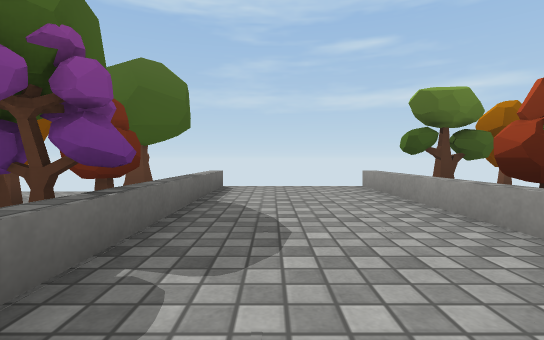
View 1 (above)

14 first-person views from a walk through a Unity game level. The camera is 0.64 m above the floor, tilts 2° down and sees 85° across. The floor is counted in squares, 1 m on a side. Each view is taken from the middle of a square. On the plan, view 1 faces up. The plan holds only what a view shows up to about 9 squares ahead; the rest is blank. The place goes on beyond the plan. Some surface patterns are stand-ins.

View 2
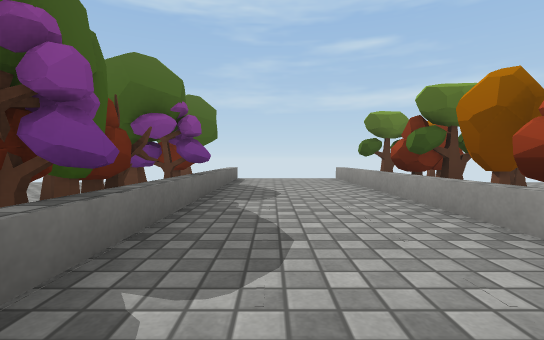

View 3
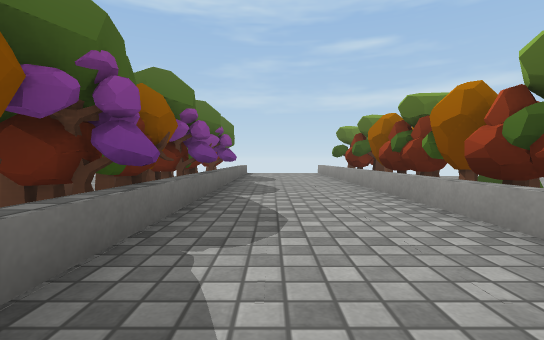

View 4
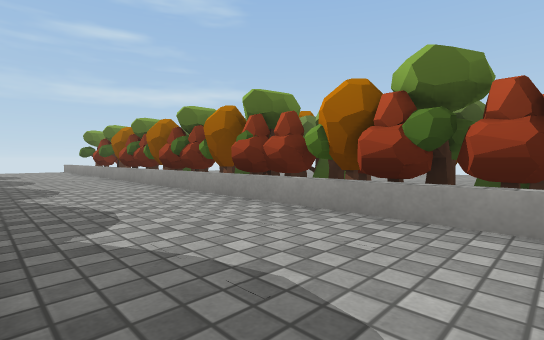

View 5
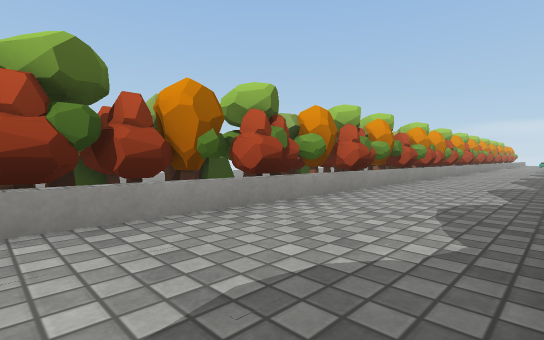

View 6
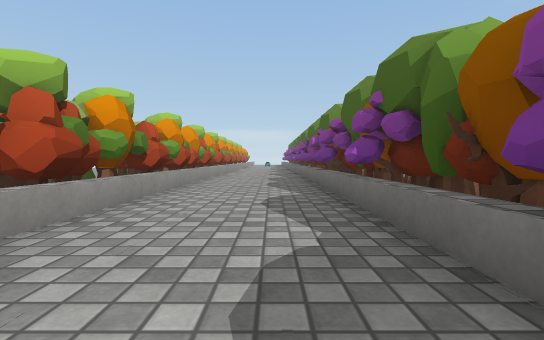

View 7
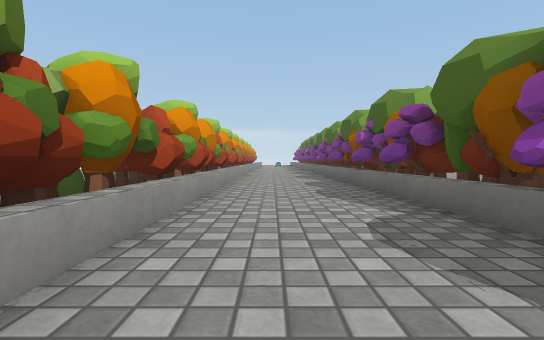

View 8
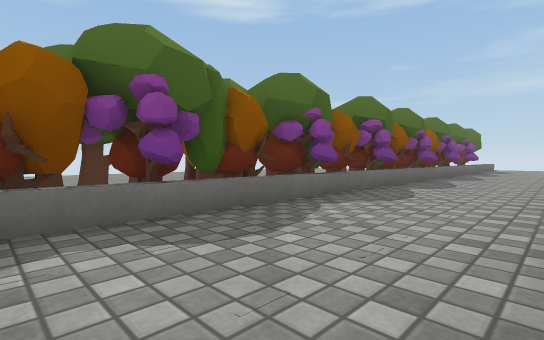

View 9
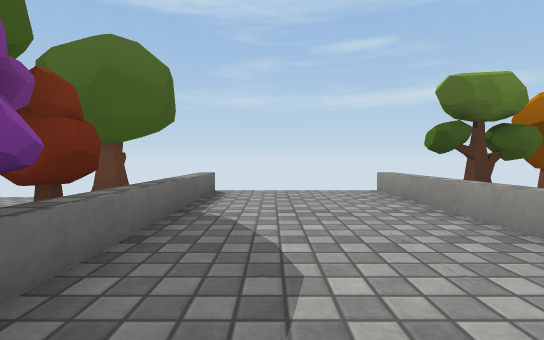

View 10
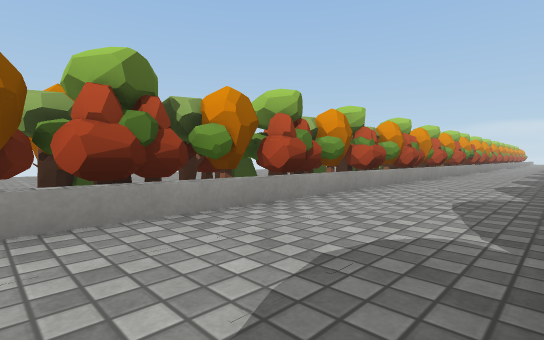

View 11
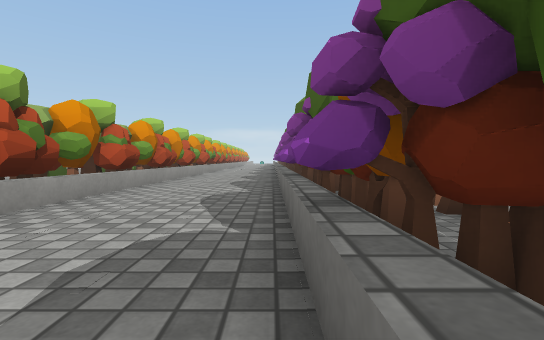

View 12
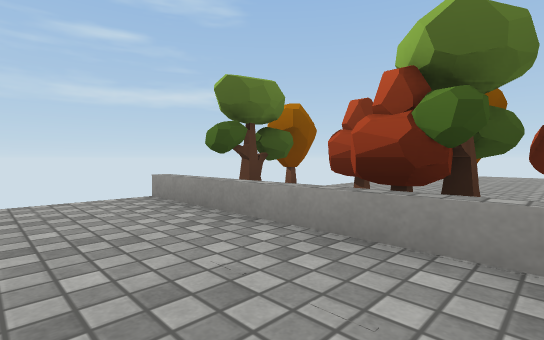

View 13
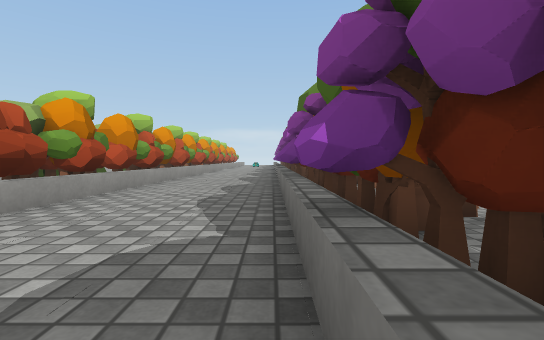

View 14
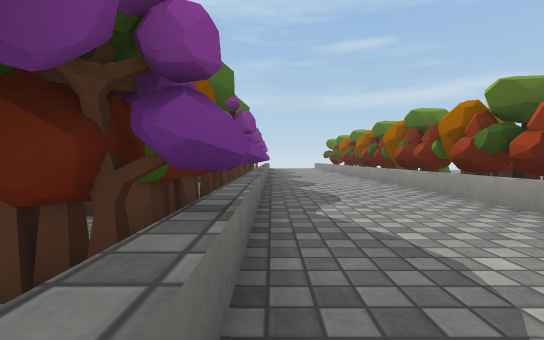

### Floor plan
Key: @ floor where view 1 was taken; # wall or solid block; . main floor; - floor 0.15 m lower than the main floor; = window, fence, low wall or low ledge; ^ raised ledge.
Columns run from 4 left of view 1 to 4 right of it. Each row starts with its distance up from view 1.
  7   #....#
  6  ##....##
  5 #  ....-#
  4 ###....##
  3  ##^...##
  2   #....=#
  1   #....##
  0   #^@..##
 -1   #....#
 -2   #....#
 -3   #....#
 -4   #....#
 -5   #....#
 -6   #....#
 -7   #^...#
 -8   #....#
 -9   #....#
-10   #....#
-11   #....#
-12   #....#
-13   #^...#
-14   #....#
-15   #....#
-16   #^...#
-17   #....#
-18   #....#
-19   #^...#
-20   #....#
-21   #....#

Positions as (right, up) in squares from view 1, and headings:
1: (0, 0), facing up
2: (0, -3), facing up
3: (0, -7), facing up
4: (-1, -11), facing up-right
5: (-1, -9), facing down-right
6: (0, -12), facing down
7: (1, -14), facing down
8: (2, -15), facing up-left
9: (0, 1), facing up
10: (-1, 1), facing down-right
11: (-1, 1), facing down
12: (0, 2), facing up-right
13: (-1, -15), facing down
14: (-1, -15), facing up
